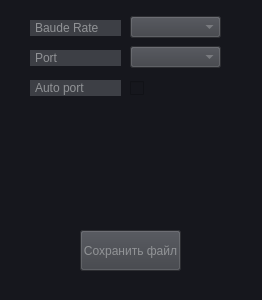
<?xml version="1.0" encoding="UTF-8"?>
<ui version="4.0">
 <class>Settings_form</class>
 <widget class="QWidget" name="Settings_form">
  <property name="geometry">
   <rect>
    <x>0</x>
    <y>0</y>
    <width>262</width>
    <height>300</height>
   </rect>
  </property>
  <property name="windowTitle">
   <string>Settings</string>
  </property>
  <property name="styleSheet">
   <string notr="true">background-color: rgb(22, 23, 29);
color: rgb(145, 147, 150);
</string>
  </property>
  <widget class="QPushButton" name="btn_save_settings">
   <property name="geometry">
    <rect>
     <x>80</x>
     <y>230</y>
     <width>101</width>
     <height>41</height>
    </rect>
   </property>
   <property name="styleSheet">
    <string notr="true">background-color: rgb(61, 63, 69);
color: rgb(145, 147, 150);</string>
   </property>
   <property name="text">
    <string>Сохранить файл</string>
   </property>
  </widget>
  <widget class="QLabel" name="label_2">
   <property name="geometry">
    <rect>
     <x>30</x>
     <y>20</y>
     <width>91</width>
     <height>16</height>
    </rect>
   </property>
   <property name="styleSheet">
    <string notr="true">color: rgb(145, 147, 150);
background-color: rgb(61, 63, 69);</string>
   </property>
   <property name="text">
    <string>Baude Rate</string>
   </property>
   <property name="margin">
    <number>0</number>
   </property>
   <property name="indent">
    <number>5</number>
   </property>
  </widget>
  <widget class="QComboBox" name="comboBox_baudrate">
   <property name="geometry">
    <rect>
     <x>130</x>
     <y>16</y>
     <width>91</width>
     <height>22</height>
    </rect>
   </property>
   <property name="styleSheet">
    <string notr="true">color: rgb(145, 147, 150);
background-color: rgb(61, 63, 69);</string>
   </property>
  </widget>
  <widget class="QLabel" name="label_3">
   <property name="geometry">
    <rect>
     <x>30</x>
     <y>50</y>
     <width>91</width>
     <height>16</height>
    </rect>
   </property>
   <property name="styleSheet">
    <string notr="true">color: rgb(145, 147, 150);
background-color: rgb(61, 63, 69);</string>
   </property>
   <property name="text">
    <string>Port</string>
   </property>
   <property name="margin">
    <number>0</number>
   </property>
   <property name="indent">
    <number>5</number>
   </property>
  </widget>
  <widget class="QComboBox" name="comboBox_num_port">
   <property name="geometry">
    <rect>
     <x>130</x>
     <y>46</y>
     <width>91</width>
     <height>22</height>
    </rect>
   </property>
   <property name="styleSheet">
    <string notr="true">color: rgb(145, 147, 150);
background-color: rgb(61, 63, 69);</string>
   </property>
  </widget>
  <widget class="QCheckBox" name="checkb_auto_port">
   <property name="geometry">
    <rect>
     <x>130</x>
     <y>80</y>
     <width>70</width>
     <height>17</height>
    </rect>
   </property>
   <property name="text">
    <string/>
   </property>
  </widget>
  <widget class="QLabel" name="label_4">
   <property name="geometry">
    <rect>
     <x>30</x>
     <y>80</y>
     <width>91</width>
     <height>16</height>
    </rect>
   </property>
   <property name="styleSheet">
    <string notr="true">color: rgb(145, 147, 150);
background-color: rgb(61, 63, 69);</string>
   </property>
   <property name="text">
    <string>Auto port</string>
   </property>
   <property name="margin">
    <number>0</number>
   </property>
   <property name="indent">
    <number>5</number>
   </property>
  </widget>
 </widget>
 <resources/>
 <connections/>
</ui>
